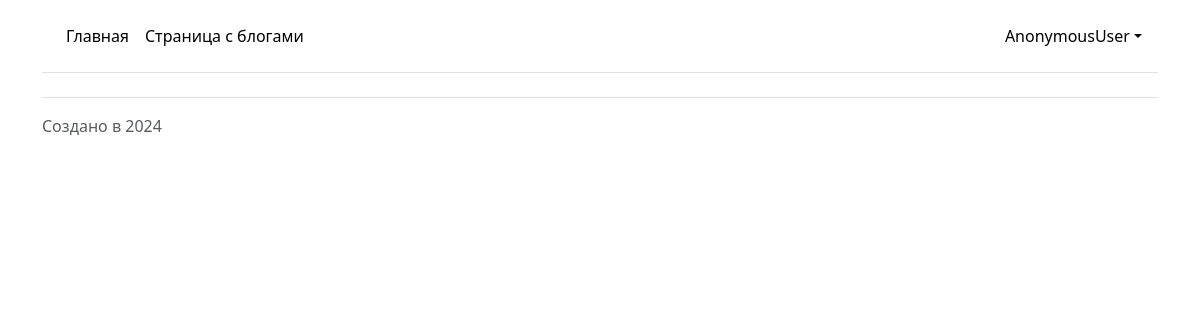
/blog/, run on an earlier commit of the app's database.
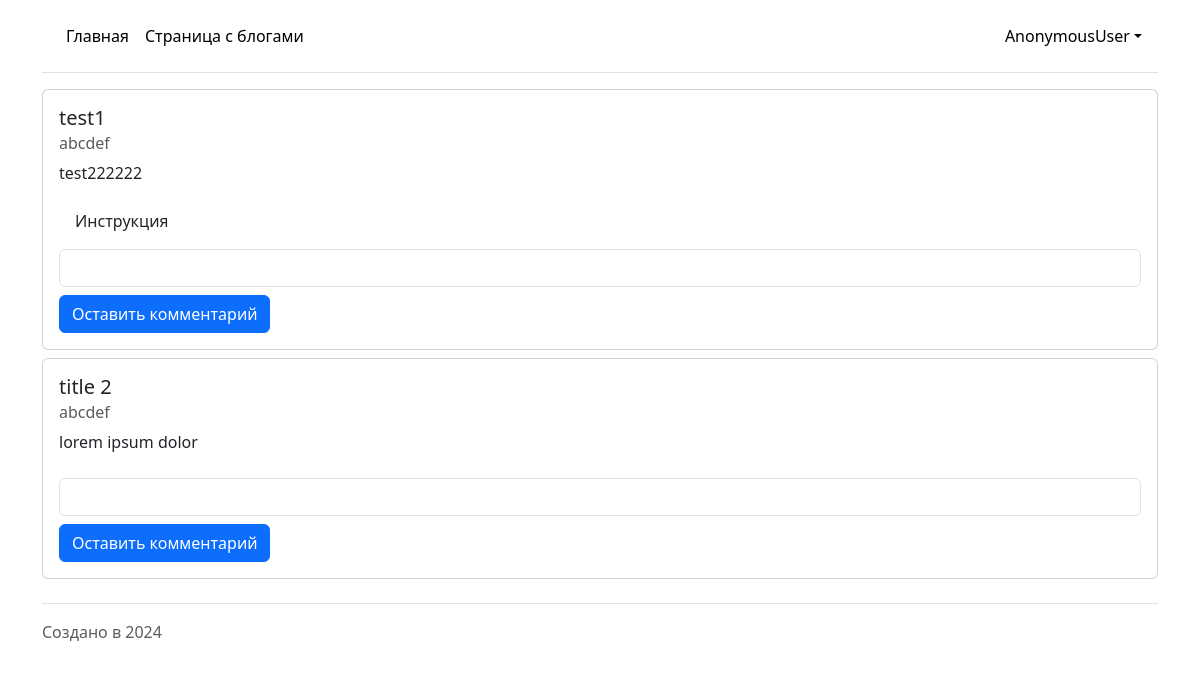
And on a later commit of the database.
### socialblog/models.py (models this page shows)
class Blog(models.Model):
    author = models.ForeignKey('auth.User', on_delete=models.CASCADE)
    title = models.TextField(max_length=100)
    text = models.TextField(max_length=500)

class Comment(models.Model):
    blog = models.ForeignKey(Blog, on_delete=models.CASCADE)
    text = models.TextField(max_length=100)

### socialblog/views.py (the view)
# urls.py: path("blog/", blog_page),
def blog_page(request):
    context = {
        "page_name": "Страница с блогами",
        "menu_items": get_base_menu(),
        "comment_form": CommentForm(),
    }
    blog_items = Blog.objects.all().values()
    for index in range(len(blog_items)):
        blog_items[index]["author"] = User.objects.get(id=blog_items[index]["author_id"])
        blog_items[index]["comment_items"] = Comment.objects.filter(blog_id=Blog.objects.get(id=blog_items[index]["id"])).values()
    context["blog_items"] = blog_items
    if request.method == "POST":
        comment_form = CommentForm(request.POST)
        comment_form.save(Blog.objects.get(id=request.GET.get("blog_id")))
    return render(request, "blog_page.html", context)

### socialblog/forms.py (shortened to what this page needs)
class CommentForm(forms.Form):
    text = forms.CharField(max_length=100)
    def __init__(self, *args, **kwargs):
        super().__init__(*args, **kwargs)
        self.fields["text"].widget.attrs["class"] = "form-control"

### socialblog/views.py (called while the page is built)
def get_base_menu():
    return [
        {"link": "/", "text": "Главная"},
        {"link": "/blog/", "text": "Страница с блогами"},
    ]

### socialblog/templates/blog_page.html (shortened to what this page needs)
{% extends 'base/base.html' %}
{% block main %}
  {% for blog_item in blog_items %}
    <div class="card mt-2">
      <div class="card-body">
        <h5 class="card-title">{{ blog_item.title }}</h5>
        <h6 class="card-subtitle mb-2 text-body-secondary">{{ blog_item.author }}</h6>
        <p class="card-text">{{ blog_item.text }}</p>
        <ul class="list-group list-group-flush mt-2">
          {% for comment_item in blog_item.comment_items %}
            <li class="list-group-item">{{ comment_item.text }}</li>
          {% endfor %}
        </ul>
        <form class="mt-2" action="/blog/?blog_id={{blog_item.id}}" method="post">
            {{comment_form.text}}
            <button class="btn btn-primary mt-2" type="submit">Оставить комментарий</button>
        </form>
      </div>
    </div>
  {% endfor %}
{% endblock %}

### socialblog/templates/base/base.html (shortened to what this page needs)
<!DOCTYPE html>
<html lang="ru">
  <head>
    <link href="https://cdn.jsdelivr.net/npm/bootstrap@5.3.3/dist/css/bootstrap.min.css" rel="stylesheet" />
  </head>
  <body class="container">
    {% include 'base/header.html' %}
    <main>
      {% block main %}
      {% endblock %}
    </main>
    {% include 'base/footer.html' %}
  </body>
</html>

### socialblog/templates/base/header.html (shortened to what this page needs)
<header class="p-3 mb-3 border-bottom">
  <div class="d-flex flex-wrap align-items-center justify-content-center justify-content-lg-start">
    <ul class="nav col-12 col-lg-auto me-lg-auto mb-2 justify-content-center mb-md-0">
      {% for menu_item in menu_items %}
        <li>
          <a class="nav-link px-2 link-body-emphasis" href="{{ menu_item.link }}">{{ menu_item.text }}</a>
        </li>
      {% endfor %}
    </ul>
    <div class="dropdown text-end">
      <a class="d-block link-body-emphasis text-decoration-none dropdown-toggle" href="#" data-bs-toggle="dropdown" aria-expanded="false">{{ user }}</a>
    </div>
  </div>
</header>

### socialblog/templates/base/footer.html (shortened to what this page needs)
<footer class="d-flex flex-wrap justify-content-between align-items-center py-3 my-4 border-top">
  <p class="col-md-4 mb-0 text-body-secondary">Создано в 2024</p>
</footer>

What changed in the data, as far as the page shows it:
added Blog: title "test1", author "abcdef", text "test222222"
added Comment: text "Инструкция"
added Blog: title "title 2", author "abcdef", text "lorem ipsum dolor"
